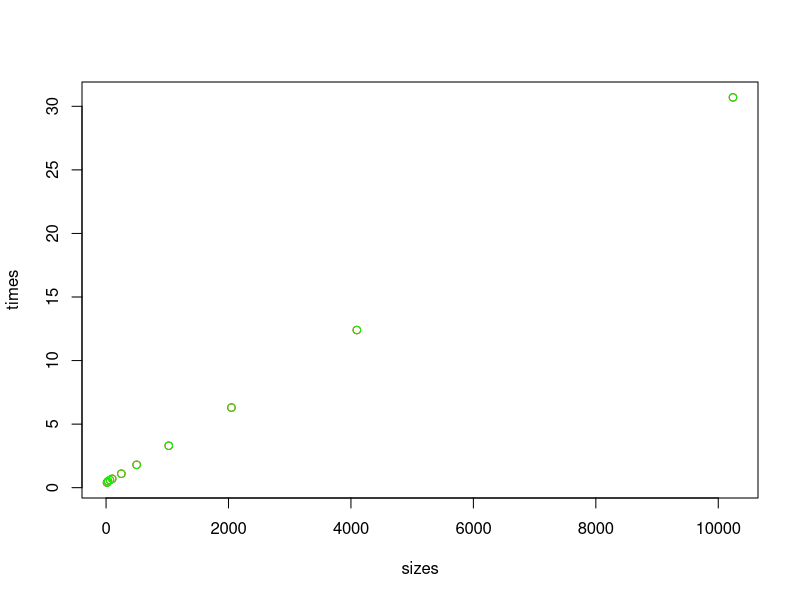

The R script that drew this image:
library(ggplot2)

sizes=c(16, 32, 64, 100, 250, 500, 1024, 2048, 4096, 10240)
times=c(0.4, 0.5, 0.6, 0.7, 1.1, 1.8, 3.3, 6.3, 12.4, 30.7)
timesiconv=c(0.5, 0.6, 0.9, 1.2, 2.4, 4.4, 8.6, 16.8, 33.3, 82.6)
sutf <- data.frame(sizes, times)
iconv <- data.frame(sizes,timesiconv)
model <- lm(times~sizes)
modeliconv <- lm(timesiconv~sizes)
summary(model)
summary(modeliconv)
plot(sizes,times,col="red")
points(sizes,times,col="green")
